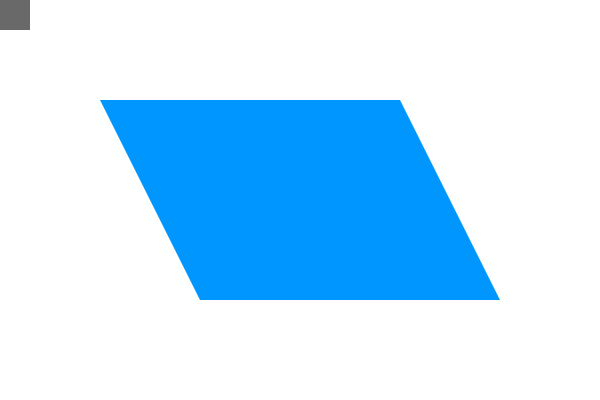
Frame 1 (no input)
Frame 60 (the mouse pressed at the canvas centre just before this capture): identical to frame 1, image omitted
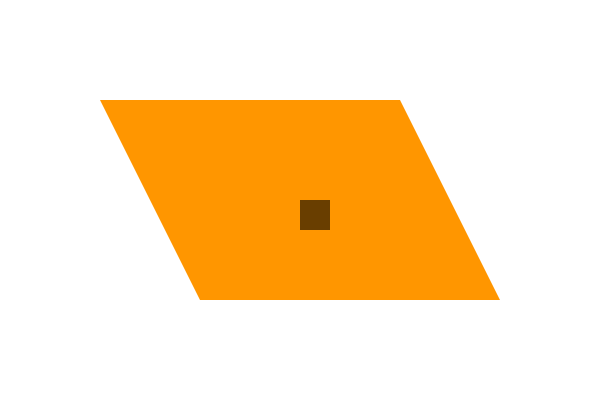
Frame 120 (the mouse held since frame 60 and released just before this capture)

The Processing sketch that drew these frames (run headless with seeded random() and noise(); from frame 60 on, the mouse is pressed at the canvas centre):

// Processing sketch: PolyRect
// ── PolyRect.pde

/*
POLYGON/RECTANGLE
Jeff Thompson | 2015 | www.jeffreythompson.org

*/

float sx = 0;    // a square, controlled by the mouse
float sy = 0;
float sw = 30;   // width and height
float sh = 30;

// array of PVectors, one for each vertex in the polygon
PVector[] vertices = new PVector[4];


void setup() {
  size(600,400);
  noStroke();
  
  // set position of the vertices (here a parallelogram)
  vertices[0] = new PVector(100,100);
  vertices[1] = new PVector(400,100);
  vertices[2] = new PVector(500,300);
  vertices[3] = new PVector(200,300);
}


void draw() {
  background(255);
  
  // update circle to mouse coordinates
  sx = mouseX;
  sy = mouseY;
  
  // check for collision
  // if hit, change fill color
  boolean hit = polyRect(vertices, sx,sy,sw,sh);
  if (hit) fill(255,150,0);
  else fill(0,150,255);
  
  // draw the polygon using beginShape()
  noStroke();
  beginShape();
  for (PVector v : vertices) {
    vertex(v.x, v.y);
  }
  endShape();
  
  // draw the rectangle
  fill(0, 150);
  rect(sx,sy, sw,sh);
}


// POLYGON/RECTANGLE
boolean polyRect(PVector[] vertices, float rx, float ry, float rw, float rh) {
  
  // go through each of the vertices, plus the next vertex in the list
  int next = 0;
  for (int current=0; current<vertices.length; current++) {
    
    // get next vertex in list
    // if we've hit the end, wrap around to 0
    next = current+1;
    if (next == vertices.length) next = 0;
    
    // get the PVectors at our current position
    // this makes our if statement a little cleaner
    PVector vc = vertices[current];    // c for "current"
    PVector vn = vertices[next];       // n for "next"
    
    // check against all four sides of the rectangle
    boolean collision = lineRect(vc.x,vc.y,vn.x,vn.y, rx,ry,rw,rh);
    if (collision) return true;
    
    // optional: test if the rectangle is INSIDE the polygon
    // note that this iterates all sides of the polygon again, so
    // only use this if you need to
    boolean inside = polygonPoint(vertices, rx,ry);
    if (inside) return true;
  }
  
  return false;
}


// LINE/RECTANGLE
boolean lineRect(float x1, float y1, float x2, float y2, float rx, float ry, float rw, float rh) {
  
  // check if the line has hit any of the rectangle's sides
  // uses the Line/Line function below
  boolean left =   lineLine(x1,y1,x2,y2, rx,ry,rx, ry+rh);
  boolean right =  lineLine(x1,y1,x2,y2, rx+rw,ry, rx+rw,ry+rh);
  boolean top =    lineLine(x1,y1,x2,y2, rx,ry, rx+rw,ry);
  boolean bottom = lineLine(x1,y1,x2,y2, rx,ry+rh, rx+rw,ry+rh);
  
  // if ANY of the above are true, the line has hit the rectangle
  if (left || right || top || bottom) {
    return true;
  }
  return false;
}


// LINE/LINE
boolean lineLine(float x1, float y1, float x2, float y2, float x3, float y3, float x4, float y4) {

  // calculate the direction of the lines
  float uA = ((x4-x3)*(y1-y3) - (y4-y3)*(x1-x3)) / ((y4-y3)*(x2-x1) - (x4-x3)*(y2-y1));
  float uB = ((x2-x1)*(y1-y3) - (y2-y1)*(x1-x3)) / ((y4-y3)*(x2-x1) - (x4-x3)*(y2-y1));

  // if uA and uB are between 0-1, lines are colliding
  if (uA >= 0 && uA <= 1 && uB >= 0 && uB <= 1) {
    return true;
  }
  return false;
}


// POLYGON/POINT
// only needed if you're going to check if the rectangle is INSIDE the polygon
boolean polygonPoint(PVector[] vertices, float px, float py) {
  boolean collision = false;
  
  // go through each of the vertices, plus the next vertex in the list
  int next = 0;
  for (int current=0; current<vertices.length; current++) {
    
    // get next vertex in list
    // if we've hit the end, wrap around to 0
    next = current+1;
    if (next == vertices.length) next = 0;
    
    // get the PVectors at our current position
    // this makes our if statement a little cleaner
    PVector vc = vertices[current];    // c for "current"
    PVector vn = vertices[next];       // n for "next"
    
    // compare position, flip 'collision' variable back and forth
    if ( ((vc.y > py && vn.y < py) || (vc.y < py && vn.y > py)) &&
         (px < (vn.x-vc.x) * (py-vc.y) / (vn.y-vc.y) + vc.x) ) {
            collision = !collision;
    }
  }
  return collision;  
}
